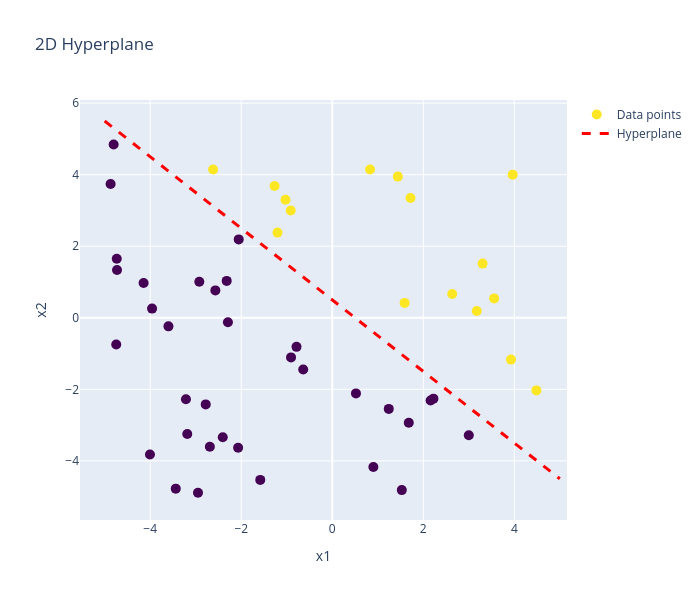

Here is the notebook cell this chart was saved with:
### Code cell
n = 50

x1 = np.random.uniform(-5, 5, n)
x2 = np.random.uniform(-5, 5, n)

w = np.array([1, 1])
T = 0.5

y = np.array([0 if w[0]*xi + w[1]*zi < T else 1 for xi, zi in zip(x1, x2)])

fig = go.Figure()

fig.add_trace(go.Scatter(
    x=x1,
    y=x2,
    mode='markers',
    marker=dict(color=y, colorscale='Viridis', size=10),
    name='Data points'
))

x_vals = np.linspace(-5, 5, 100)
y_vals = (T - w[0]*x_vals)/w[1]

fig.add_trace(go.Scatter(
    x=x_vals,
    y=y_vals,
    mode='lines',
    line=dict(color='red', width=3, dash='dash'),
    name='Hyperplane'
))

fig.update_layout(
    title="2D Hyperplane",
    xaxis_title="x1",
    yaxis_title="x2",
    width=700,
    height=600
)

fig.show()
